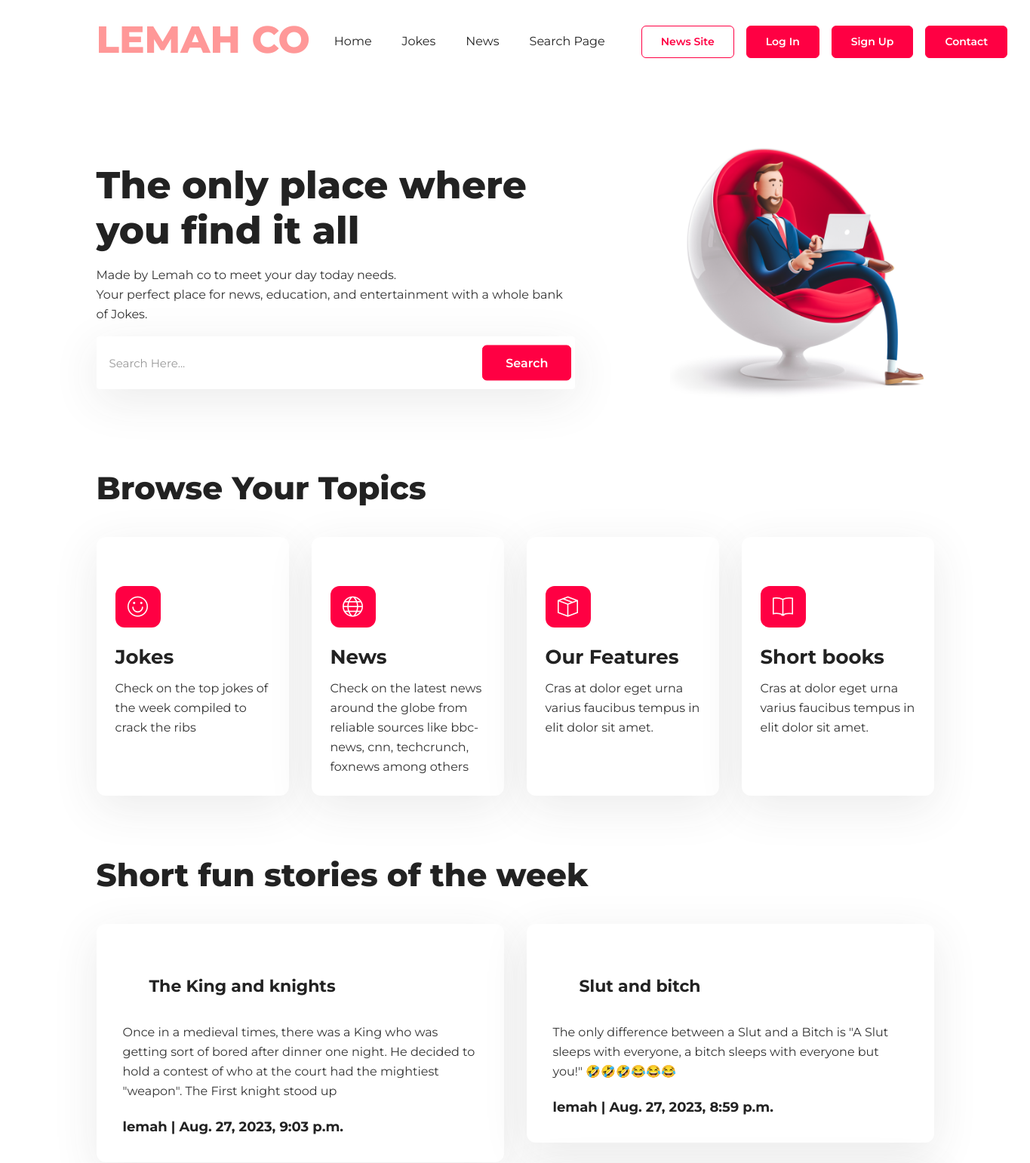
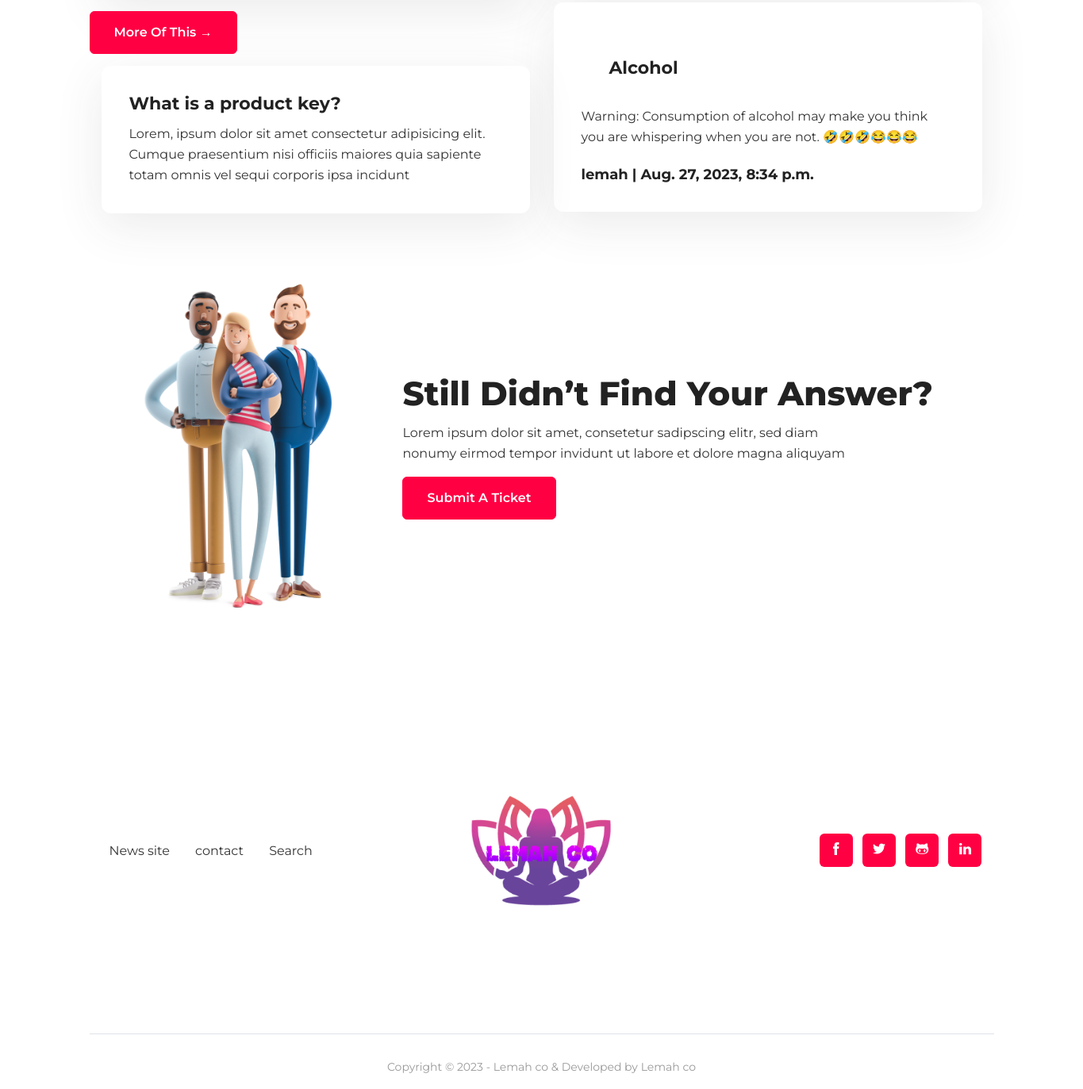
The page / on the database its author committed (2 pictures, top to bottom).
### blog/models.py (models this page shows, shortened)
class Post(models.Model):
    title = models.CharField(max_length=200, unique=True)
    slug = models.SlugField(max_length=200, unique=True)
    author = models.ForeignKey(User, on_delete= models.CASCADE,related_name='blog_posts')
    updated_on = models.DateTimeField(auto_now= True)
    content = models.TextField()
    created_on = models.DateTimeField(auto_now_add=True)
    status = models.IntegerField(choices=STATUS, default=0)
    class Meta:
        ordering = ['-created_on']

### blog/views.py (the view)
# urls.py: path('', views.PostList.as_view(), name='home'),
class PostList(generic.ListView):
    queryset = Post.objects.filter(status=1).order_by('-created_on')
    template_name = 'index.html'

### accounts/templates/index.html (shortened to what this page needs)
{% load static %}
<!DOCTYPE html>
<html lang="zxx">
<head>
  <link rel="stylesheet" href="{% static 'plugins/bulma/bulma.min.css' %}">
  <link rel="stylesheet" href="{% static 'plugins/themify-icons/themify-icons.css' %}">
  <link href="{% static 'css/style.css' %}" rel="stylesheet">
</head>
<body>
<nav class="navbar is-sticky-top navigation" role="navigation" aria-label="main navigation">
   <div class="container">
      <div class="navbar-brand">
         <a class="navbar-item" href="{% url 'home' %}">
           <h1 class="mb-1 red">LEMAH CO</h1>
         </a>
      </div>
      <div id="navbar-links" class="navbar-menu">
         <div class="navbar-start ml-auto">
            <a class="navbar-item" href="{% url 'home' %}">Home</a>
            <a class="navbar-item" href="{% url 'post_list' %}">Jokes</a>
            <a class="navbar-item" href="{% url 'news' %}">News</a>
            <a class="navbar-item" href="{% url 'search' %}">Search Page</a>
         </div>
         <div class="navbar-end ml-0">
            <div class="navbar-item py-0">
               <a href="{% url 'news' %}" class="btn btn-sm btn-outline-primary ml-4">News site</a>
               {% if request.user.is_authenticated %}
               <a href="{% url 'logout'  %}" class="btn btn-sm btn-primary ml-4">Log out</a>
               {% else %}
               <a href="{% url 'login'  %}" class="btn btn-sm btn-primary ml-4">Log in</a>
               <a href="{% url 'signup'  %}" class="btn btn-sm btn-primary ml-4">Sign up</a>
               {% endif %}
               <a href="{% url 'contact'  %}" class="btn btn-sm btn-primary ml-4">contact</a>
            </div>
         </div>
      </div>
   </div>
</nav>
{% block content %}
<section class="section pb-0">
   <div class="container">
      <div class="columns is-justify-content-space-between is-align-items-center">
         <div class="column is-7-desktop has-text-centered-mobile has-text-centered-tablet has-text-left-desktop">
            <h1 class="mb-4">The only place where you find it all</h1>
            <p class="mb-4">Made by Lemah co to meet your day today needs. </br>Your perfect place for news, education, and entertainment with a whole bank of Jokes.</p>
            <form class="search-wrapper" method="POST" action="{% url 'search' %}">
               <input id="search-by" name="s" type="search" class="input input-lg"
                  placeholder="Search Here...">
               <button type="submit" class="btn btn-primary">Search</button>
            </form>
         </div>
         <div class="column is-4-desktop hidden-on-tablet">
            <img src="{% static 'images/banner.jpg' %}" alt="illustration" class="img-fluid">
         </div>
      </div>
   </div>
</section>
<section class="section pb-0">
   <div class="container">
      <h2 class="section-title">Browse Your Topics</h2>
      <div class="columns is-multiline">
         <div class="column is-3-widescreen is-4-desktop is-6-tablet">
            <div class="card match-height">
               <div class="card-body">
                  <i class="card-icon ti-face-smile mb-5"></i>
                  <h3 class="card-title h4">Jokes</h3>
                  <p class="card-text">Check on the top jokes of the week compiled to crack the ribs</p>
               </div>
            </div>
         </div>
         <div class="column is-3-widescreen is-4-desktop is-6-tablet">
            <div class="card match-height">
               <div class="card-body">
                  <i class="card-icon ti-world mb-5"></i>
                  <h3 class="card-title h4">News</h3>
                  <p class="card-text">Check on the latest news around the globe from reliable sources like bbc-news, cnn, techcrunch, foxnews  among others</p>
               </div>
            </div>
         </div>
         <div class="column is-3-widescreen is-4-desktop is-6-tablet">
            <div class="card match-height">
               <div class="card-body">
                  <i class="card-icon ti-package mb-5"></i>
                  <h3 class="card-title h4">Our Features</h3>
                  <p class="card-text">Cras at dolor eget urna varius faucibus tempus in elit dolor sit amet.</p>
               </div>
            </div>
         </div>
         <div class="column is-3-widescreen is-4-desktop is-6-tablet">
            <div class="card match-height">
               <div class="card-body">
                  <i class="card-icon ti-book mb-5"></i>
                  <h3 class="card-title h4">Short books</h3>
                  <p class="card-text">Cras at dolor eget urna varius faucibus tempus in elit dolor sit amet.</p>
               </div>
            </div>
         </div>
      </div>
   </div>
</section>
<section class="section pb-0">
   <div class="container">
      <h2 class="section-title">Short fun stories of the week</h2>
      <div class="columns masonry-wrapper">
         {% for post in post_list|slice:":10" %}
         <div class="column is-6-desktop">
            <div class="card card-lg">
               <div class="card-body">
                  <h3 class="card-body h5">{{ post.title }}</h3>
                  <p class="card-text content">{{ post.content|slice:":200" }}</p>
                  <h4 class="card-text h6">{{ post.author }} | {{ post.created_on }}</h4>
               </div>
            </div>
         </div>
         {% endfor %}
                  <a href="{% url 'post_list' %}" class="btn btn-primary">More of this &rarr;</a>
         <div class="column is-6-desktop">
            <div class="card card-lg">
               <div class="card-body">
                  <h3 class="card-title h5">What is a product key?</h3>
                  <p class="card-text content">Lorem, ipsum dolor sit amet consectetur adipisicing elit. Cumque
                     praesentium
                     nisi officiis maiores quia sapiente totam omnis vel sequi corporis ipsa incidunt</p>
               </div>
            </div>
         </div>
      </div>
   </div>
</section>
<section class="section">
   <div class="container">
      <div class="columns is-align-items-center">
         <div class="column is-4-desktop has-text-centered hidden-on-tablet">
            <img src="{% static 'images/cta-illustration.jpg' %}" class="img-fluid" alt="">
         </div>
         <div class="column is-8-desktop has-text-centered-mobile has-text-centered-tablet has-text-left-desktop">
            <h2 class="mb-3">Still Didn&rsquo;t Find Your Answer?</h2>
            <p>Lorem ipsum dolor sit amet, consetetur sadipscing elitr, sed diam <br> nonumy eirmod tempor invidunt ut
               labore et dolore magna aliquyam</p>
            <a href="contact.html" class="btn btn-primary">Submit a ticket</a>
         </div>
      </div>
   </div>
</section>
{% endblock %}
<footer>
   <div class="container">
      <div class="columns is-multiline is-align-items-center border-bottom py-5">
         <div class="column is-4-desktop is-12-tablet">
            <ul class="list-inline footer-menu has-text-centered has-text-left-desktop">
               <li class="list-inline-item"><a href="{% url 'news' %}">News site</a></li>
               <li class="list-inline-item"><a href="{% url 'contact' %}">contact</a></li>
               <li class="list-inline-item"><a href="{% url 'search' %}">Search</a></li>
            </ul>
         </div>
         <div class="column is-4-desktop is-12-tablet">
            <a class="navbar-brand is-justify-content-center" href="{% url 'home' %}">
               <img class="img-fluid 1png" src="{% static 'images/2.png' %}" alt="Hugo documentation theme">
            </a>
         </div>
         <div class="column is-4-desktop is-12-tablet">
            <ul class="list-inline social-icons has-text-right-desktop has-text-centered">
               <li class="list-inline-item"><a href="#"><i class="ti-facebook"></i></a></li>
               <li class="list-inline-item"><a href="#"><i class="ti-twitter-alt"></i></a></li>
               <li class="list-inline-item"><a href="#"><i class="ti-github"></i></a></li>
               <li class="list-inline-item"><a href="#"><i class="ti-linkedin"></i></a></li>
            </ul>
         </div>
      </div>
      <div class="py-4 has-text-centered">
         <small class="text-light">Copyright © 2023 - Lemah co &amp; Developed by <a href="https://themefisher.com">Lemah co</a></small>
      </div>
   </div>
</footer>
</body>
</html>

### static/css/style.css (style rules this page uses)
body { font-family: "Montserrat", sans-serif; -webkit-font-smoothing: antialiased; font-size: 16px; line-height: 1.6; color: #333; }
p, .paragraph { font-weight: 400; color: #333; font-size: 16px; line-height: 26px; font-family: "Montserrat", sans-serif; margin-bottom: 1rem; }
h1, h2, h3, h4, h5, h6 { color: #222; font-family: "Montserrat", sans-serif; font-weight: 700; line-height: 1.2; }
h1, .h1 { font-size: 50px; font-weight: 800; }
h2, .h2 { font-size: 42px; font-weight: 800; }
h3, .h3 { font-size: 32px; }
h4, .h4 { font-size: 26px; }
h5, .h5 { font-size: 22px; }
h6, .h6 { font-size: 18px; }
.btn { font-size: 16px; font-family: "Montserrat", sans-serif; text-transform: capitalize; padding: 13px 30px; border-radius: 6px; border: 1px solid; position: relative; z-index: 1; transition: 0.2s ease; font-weight: 600; display: inline-block; }
.btn-sm { font-size: 14px; padding: 10px 25px; }
.btn-primary { background: #FF0043; color: #fff; border-color: #FF0043; }
.btn-outline-primary { background: transparent; color: #FF0043; border-color: #FF0043; }
html { overflow-x: initial !important; overflow-y: initial !important; }
body { background-color: #fff; overflow-x: hidden; }
img { vertical-align: middle; border: 0; max-width: 100%; height: auto; }
ul { list-style: none; }
a { color: inherit; }
a, a:hover, a:focus { text-decoration: none; }
a, button, select { cursor: pointer; transition: 0.2s ease; }
.section { padding-top: 80px; padding-bottom: 80px; padding-left: 0; padding-right: 0; }
.section-title { margin-bottom: 40px; }
.rounded, .card-icon, .card { border-radius: 12px !important; }
.shadow, .card, .search-wrapper .input, .navigation.nav-bg { box-shadow: 0px 15px 60px rgba(62, 62, 62, 0.102) !important; }
.text-light { color: #999 !important; }
@media screen and (min-width: 1216px) { .container:not(.is-max-desktop) { max-width: 1140px; } }
.container, .container-fluid { padding-left: 15px; padding-right: 15px; }
.column { padding: 15px; }
.columns { margin-left: -15px; margin-right: -15px; margin-top: -15px; }
.columns:last-child { margin-bottom: -15px; }
.list-inline { padding-left: 0; list-style: none; }
.list-inline .list-inline-item { display: inline-block; }
.list-inline .list-inline-item:not(:last-child) { margin-right: 0.5rem; }
.ml-auto { margin-left: auto; }
.border-bottom { border-bottom: 1px solid #dee2e6 !important; }
.navigation { transition: 0.2s ease; padding: 15px 0; }
.navbar-item { text-transform: capitalize; color: #222; }
.navbar-brand { align-items: center; }
.navbar-brand img { max-height: initial; }
.navbar-start .navbar-item { padding-left: 20px; padding-right: 20px; }
.is-sticky-top { position: -webkit-sticky; position: sticky; top: 0; z-index: 9997; }
.search-wrapper { position: relative; }
.search-wrapper .input { height: 46px; border: 0; outline: 0; padding-left: 17px; }
.search-wrapper .input::placeholder { color: #999; font-size: 15px; }
.search-wrapper .input-lg { height: 70px; }
.search-wrapper button { position: absolute; right: 5px; top: 50%; transform: translateY(-50%); }
body, button, input, optgroup, select, textarea { font-family: "Montserrat", sans-serif; }
.card { transition: 0.2s ease; border: 0; }
.card-lg .card-body { padding: 35px; }
.card-icon { background: #FF0043; color: #fff; height: 55px; width: 60px; line-height: 55px; text-align: center; font-size: 27px; display: block; margin-top: 40px; }
.card-text { margin-bottom: 0; }
.card-title { font-weight: 700; margin-bottom: 0.75rem; }
.card-body { padding: 25px; }
.social-icons { margin-bottom: 0; }
.social-icons a { display: block; height: 42px; width: 42px; line-height: 42px; text-align: center; color: #fff; background: #FF0043; border-radius: 6px; }
.footer-menu { margin-bottom: 0; }
.footer-menu a { display: block; padding: 10px; color: #333; transition: 0.2s ease; }

### accounts/templates/index.html (style rules this page uses)
.red { color: red; opacity: 40%; }

### rows shown on the page
Post: title "The King and knights", content "Once in a medieval times, there was a King who was getting sort of bored after dinner one night. He decided to hold a contest of who at the court had the mightiest \"weapon\". The First knight stood up", author "lemah", created_on "Aug. 27, 2023, 9:03 p.m."
Post: title "Slut and bitch", content "The only difference between a Slut and a Bitch is \"A Slut sleeps with everyone, a bitch sleeps with everyone but you!\" 🤣🤣🤣😂😂😂", author "lemah", created_on "Aug. 27, 2023, 8:59 p.m."
Post: title "Alcohol", content "Warning: Consumption of alcohol may make you think you are whispering when you are not. 🤣🤣🤣😂😂😂", author "lemah", created_on "Aug. 27, 2023, 8:34 p.m."
